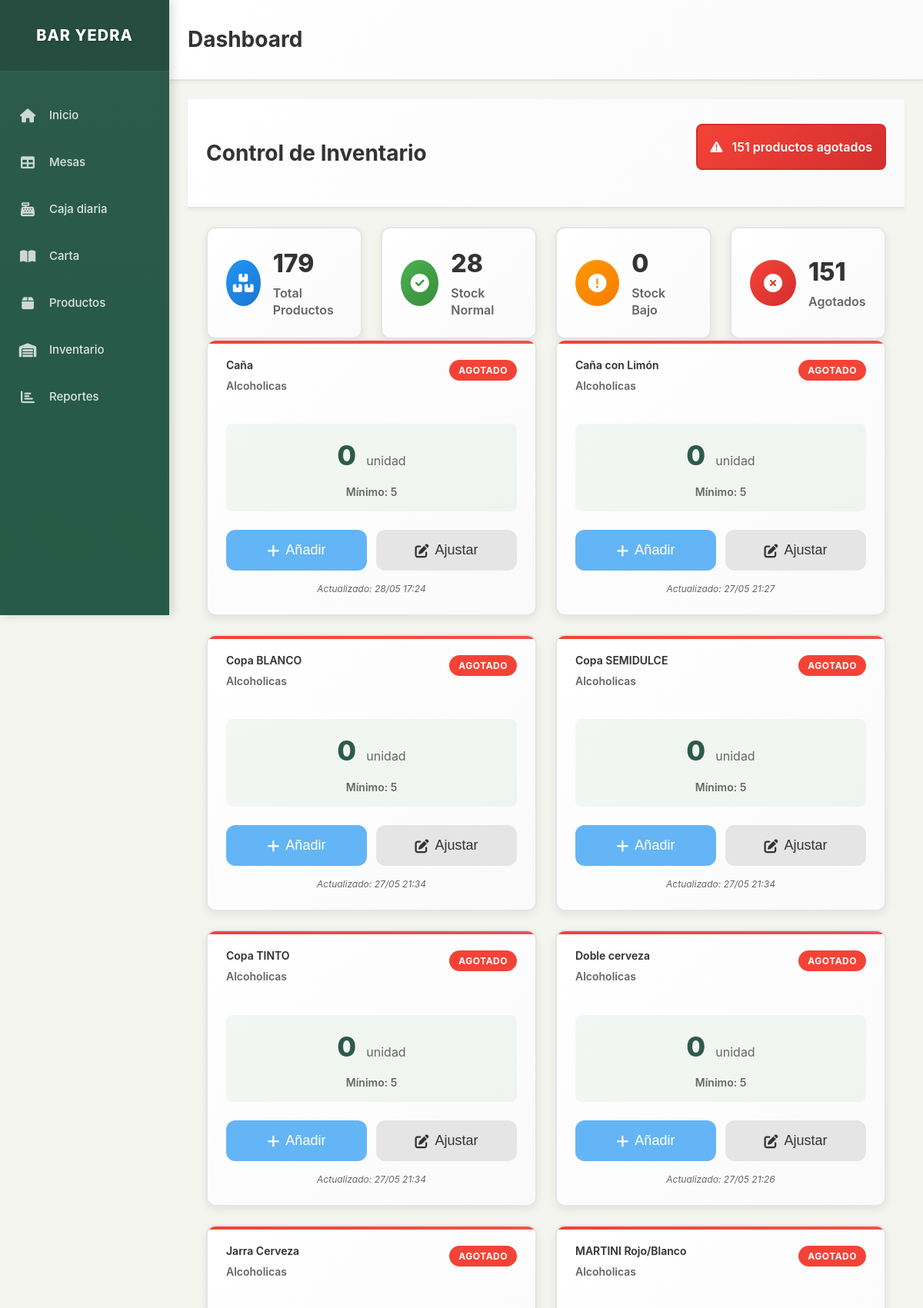
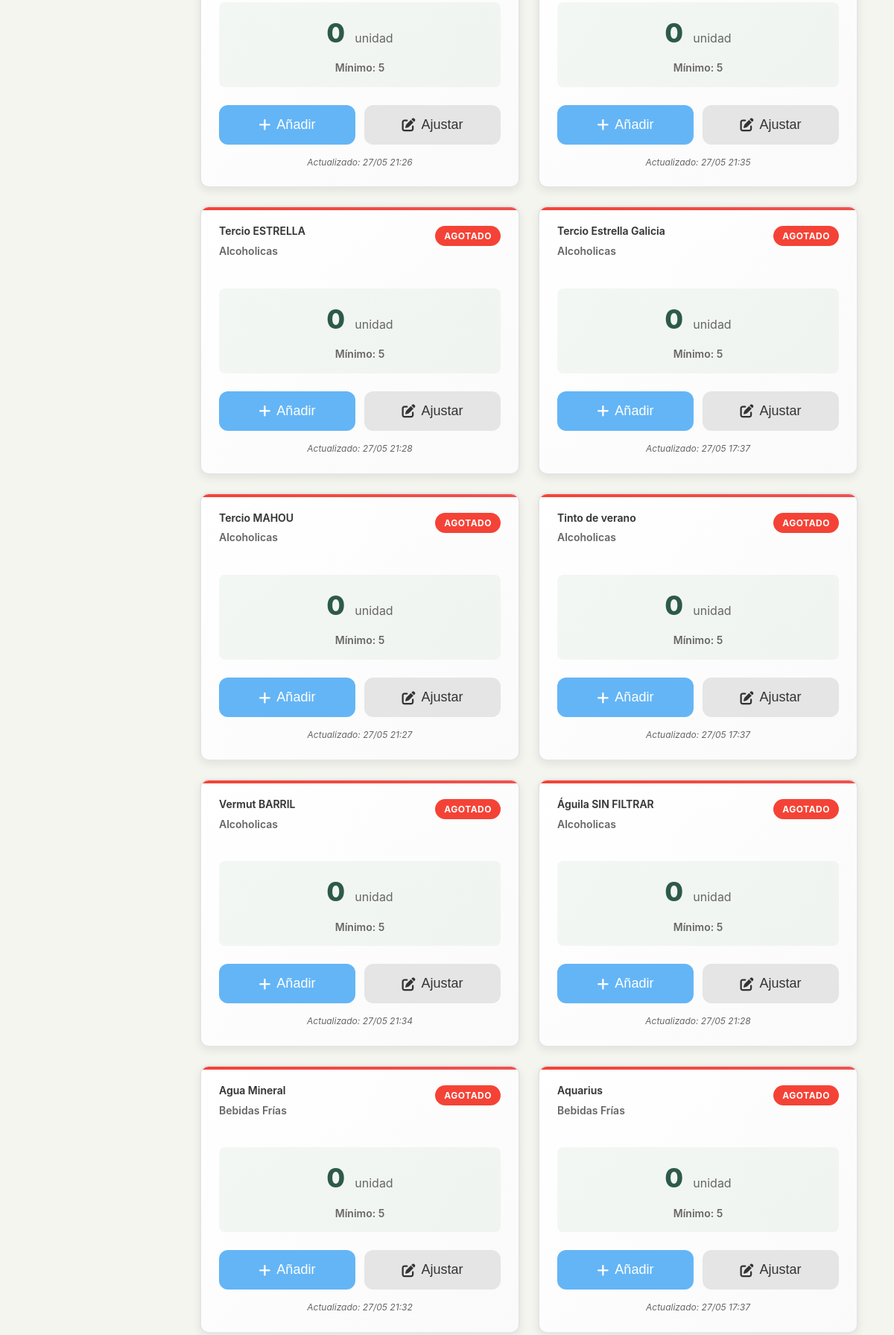
Page /inventory (upper part) on the committed database (2 pictures, top to bottom).
### models.py (models this page shows, shortened)
class Producto(db.Model):
    __tablename__ = 'producto'
    id = db.Column(db.Integer, primary_key=True)
    nombre = db.Column(db.String(100), nullable=False)
    precio = db.Column(db.Numeric(10, 2), nullable=False)
    categoria = db.Column(db.String(50), nullable=False, default='General')
    foto_url = db.Column(db.String(255), nullable=True)
    descripcion = db.Column(db.Text, nullable=True)
    activo = db.Column(db.Boolean, default=True)
    orden = db.Column(db.Integer, default=0)  # Para ordenar productos en la interfaz
    stock_actual = db.Column(db.Integer, default=0)  # Cantidad actual en stock
    stock_minimo = db.Column(db.Integer, default=5)  # Alerta cuando llegue a este nivel
    unidad_medida = db.Column(db.String(20), default='unidad')  # unidad, litro, kg, etc.
    fecha_actualizacion = db.Column(db.DateTime, default=datetime.utcnow)
    @property
    def stock_bajo(self):
        return self.stock_actual <= self.stock_minimo
    @property
    def stock_agotado(self):
        return self.stock_actual <= 0

### app.py (the view)
@app.route('/inventory')
def inventory():
    productos = Producto.query.filter_by(activo=True).order_by(Producto.categoria, Producto.nombre).all()
    productos_agotados = [p for p in productos if p.stock_agotado]
    productos_bajo_stock = [p for p in productos if p.stock_bajo and not p.stock_agotado]
    return render_template('inventory.html',
                         productos=productos,
                         productos_agotados=productos_agotados,
                         productos_bajo_stock=productos_bajo_stock)

### templates/inventory.html (shortened to what this page needs)
{% extends "layout.html" %}
{% block content %}
<div class="content-header">
    <h1 class="page-title">Control de Inventario</h1>
    <div class="inventory-alerts">
        {% if productos_agotados %}
            <div class="alert alert-danger touch-friendly">
                <i class="fas fa-exclamation-triangle"></i>
                {{ productos_agotados|length }} productos agotados
            </div>
        {% endif %}
    </div>
</div>
<div class="content-container">
    <div class="inventory-summary">
        <div class="summary-card">
            <div class="summary-icon products-total">
                <i class="fas fa-boxes"></i>
            </div>
            <div class="summary-info">
                <h3>{{ productos|length }}</h3>
                <p>Total Productos</p>
            </div>
        </div>
        <div class="summary-card">
            <div class="summary-icon products-ok">
                <i class="fas fa-check-circle"></i>
            </div>
            <div class="summary-info">
                <h3>{{ productos|length - productos_agotados|length - productos_bajo_stock|length }}</h3>
                <p>Stock Normal</p>
            </div>
        </div>
        <div class="summary-card">
            <div class="summary-icon products-low">
                <i class="fas fa-exclamation-circle"></i>
            </div>
            <div class="summary-info">
                <h3>{{ productos_bajo_stock|length }}</h3>
                <p>Stock Bajo</p>
            </div>
        </div>
        <div class="summary-card">
            <div class="summary-icon products-out">
                <i class="fas fa-times-circle"></i>
            </div>
            <div class="summary-info">
                <h3>{{ productos_agotados|length }}</h3>
                <p>Agotados</p>
            </div>
        </div>
    </div>
    <div class="inventory-grid">
        {% for producto in productos %}
        <div class="inventory-item touch-friendly {% if producto.stock_agotado %}stock-agotado{% elif producto.stock_bajo %}stock-bajo{% else %}stock-ok{% endif %}">
            <div class="inventory-header">
                <div class="product-info">
                    <h3 class="product-name">{{ producto.nombre }}</h3>
                    <p class="product-category">{{ producto.categoria }}</p>
                </div>
                <div class="stock-status">
                    {% if producto.stock_agotado %}
                        <span class="status-badge agotado">AGOTADO</span>
                    {% elif producto.stock_bajo %}
                        <span class="status-badge bajo">STOCK BAJO</span>
                    {% else %}
                        <span class="status-badge ok">OK</span>
                    {% endif %}
                </div>
            </div>
            <div class="stock-display">
                <div class="current-stock">
                    <span class="stock-number">{{ producto.stock_actual }}</span>
                    <span class="stock-unit">{{ producto.unidad_medida }}</span>
                </div>
                <div class="min-stock">
                    Mínimo: {{ producto.stock_minimo }}
                </div>
            </div>
            <div class="inventory-actions">
                <button class="btn btn-primary btn-sm touch-friendly" onclick="showAddStockModal({{ producto.id }}, '{{ producto.nombre }}')">
                    <i class="fas fa-plus"></i> Añadir
                </button>
                <button class="btn btn-secondary btn-sm touch-friendly" onclick="showUpdateStockModal({{ producto.id }}, '{{ producto.nombre }}', {{ producto.stock_actual }})">
                    <i class="fas fa-edit"></i> Ajustar
                </button>
            </div>
            <div class="last-update">
                Actualizado: {{ producto.fecha_actualizacion.strftime('%d/%m %H:%M') if producto.fecha_actualizacion else 'Nunca' }}
            </div>
        </div>
        {% endfor %}
    </div>
</div>
{% endblock %}

### rows in the picture
Producto: nombre "Caña", categoria "Alcoholicas", shows "AGOTADO", stock_actual "0", unidad_medida "unidad", stock_minimo "5", fecha_actualizacion "28/05 17:24"
Producto: nombre "Caña con Limón", categoria "Alcoholicas", shows "AGOTADO", stock_actual "0", unidad_medida "unidad", stock_minimo "5", fecha_actualizacion "27/05 21:27"
Producto: nombre "Copa BLANCO", categoria "Alcoholicas", shows "AGOTADO", stock_actual "0", unidad_medida "unidad", stock_minimo "5", fecha_actualizacion "27/05 21:34"
Producto: nombre "Copa SEMIDULCE", categoria "Alcoholicas", shows "AGOTADO", stock_actual "0", unidad_medida "unidad", stock_minimo "5", fecha_actualizacion "27/05 21:34"
Producto: nombre "Copa TINTO", categoria "Alcoholicas", shows "AGOTADO", stock_actual "0", unidad_medida "unidad", stock_minimo "5", fecha_actualizacion "27/05 21:34"
Producto: nombre "Doble cerveza", categoria "Alcoholicas", shows "AGOTADO", stock_actual "0", unidad_medida "unidad", stock_minimo "5", fecha_actualizacion "27/05 21:26"
Producto: nombre "Jarra Cerveza", categoria "Alcoholicas", shows "AGOTADO", stock_actual "0", unidad_medida "unidad", stock_minimo "5", fecha_actualizacion "27/05 21:26"
Producto: nombre "MARTINI Rojo/Blanco", categoria "Alcoholicas", shows "AGOTADO", stock_actual "0", unidad_medida "unidad", stock_minimo "5", fecha_actualizacion "27/05 21:35"
Producto: nombre "Tercio ESTRELLA", categoria "Alcoholicas", shows "AGOTADO", stock_actual "0", unidad_medida "unidad", stock_minimo "5", fecha_actualizacion "27/05 21:28"
Producto: nombre "Tercio Estrella Galicia", categoria "Alcoholicas", shows "AGOTADO", stock_actual "0", unidad_medida "unidad", stock_minimo "5", fecha_actualizacion "27/05 17:37"
Producto: nombre "Tercio MAHOU", categoria "Alcoholicas", shows "AGOTADO", stock_actual "0", unidad_medida "unidad", stock_minimo "5", fecha_actualizacion "27/05 21:27"
Producto: nombre "Tinto de verano", categoria "Alcoholicas", shows "AGOTADO", stock_actual "0", unidad_medida "unidad", stock_minimo "5", fecha_actualizacion "27/05 17:37"
Producto: nombre "Vermut BARRIL", categoria "Alcoholicas", shows "AGOTADO", stock_actual "0", unidad_medida "unidad", stock_minimo "5", fecha_actualizacion "27/05 21:34"
Producto: nombre "Águila SIN FILTRAR", categoria "Alcoholicas", shows "AGOTADO", stock_actual "0", unidad_medida "unidad", stock_minimo "5", fecha_actualizacion "27/05 21:28"
Producto: nombre "Agua Mineral", categoria "Bebidas Frías", shows "AGOTADO", stock_actual "0", unidad_medida "unidad", stock_minimo "5", fecha_actualizacion "27/05 21:32"
Producto: nombre "Aquarius", categoria "Bebidas Frías", shows "AGOTADO", stock_actual "0", unidad_medida "unidad", stock_minimo "5", fecha_actualizacion "27/05 17:37"

### other values in the picture
{{ productos_agotados|length }} "151"
{{ productos|length }} "179"
{{ productos_bajo_stock|length }} "0"
